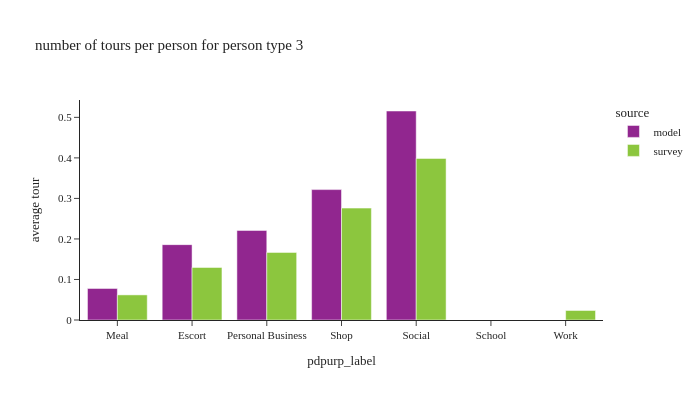

Notebook code cell kept with this figure:
### Code cell
plot_by_pptyp(df_tour, '3')

### Figure 1 — Plotly figure (JSON) as saved in the notebook; plotly's stock layout.template omitted (floating-point values rounded to 4 significant figures)
{"data": [{"alignmentgroup": "True", "hovertemplate": "source=model<br>pdpurp_label=%{x}<br>average tour=%{y}<extra></extra>", "legendgroup": "model", "marker": {"color": "#91268F", "pattern": {"shape": ""}}, "name": "model", "offsetgroup": "model", "orientation": "v", "showlegend": true, "textposition": "auto", "type": "bar", "x": ["Meal", "Escort", "Personal Business", "Shop", "Social"], "xaxis": "x", "y": [0.0778, 0.1859, 0.221, 0.3217, 0.5157], "yaxis": "y"}, {"alignmentgroup": "True", "hovertemplate": "source=survey<br>pdpurp_label=%{x}<br>average tour=%{y}<extra></extra>", "legendgroup": "survey", "marker": {"color": "#8CC63E", "pattern": {"shape": ""}}, "name": "survey", "offsetgroup": "survey", "orientation": "v", "showlegend": true, "textposition": "auto", "type": "bar", "x": ["Escort", "Personal Business", "Meal", "Shop", "School", "Social", "Work"], "xaxis": "x", "y": [0.1297, 0.1669, 0.06195, 0.2761, 6.662e-05, 0.3987, 0.02349], "yaxis": "y"}], "layout": {"barmode": "group", "font": {"size": 11}, "height": 400, "legend": {"title": {"text": "source"}, "tracegroupgap": 0}, "title": {"text": "number of tours per person for person type 3"}, "width": 700, "xaxis": {"anchor": "y", "domain": [0.0, 1.0], "title": {"text": "pdpurp_label"}}, "yaxis": {"anchor": "x", "domain": [0.0, 1.0], "tickformat": ".2", "title": {"text": "average tour"}}}}
